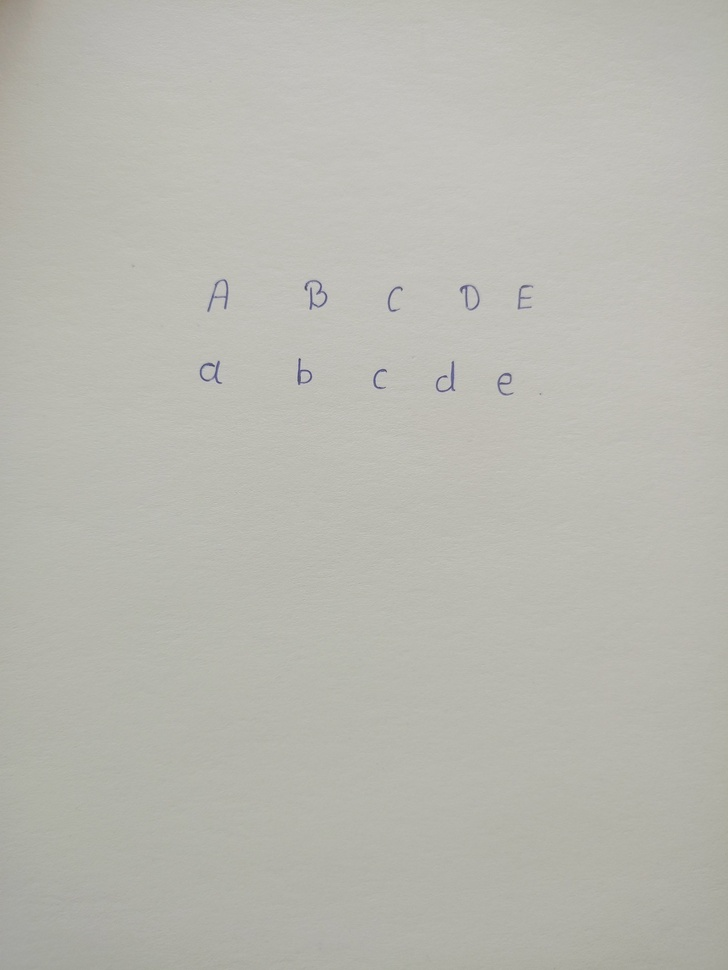
#> input picture test.jpg, 728 x 970 px, shrunk from 1600 x 2133 before the run
$ python preprocess.py
#> lines starting #> are read from the running program, lines starting #| are printed output that depends on the picture
import cv2
import matplotlib.pyplot as plt

def clean_handwriting(image_path):
    # 1. Load the image
    # OpenCV loads images in BGR (Blue, Green, Red) format.
#> called with image_path = 'test.jpg'
    img = cv2.imread(image_path)
#> img is the input picture: shape (970, 728, 3); mean B, G, R 176.9, 184.3, 184.5
    if img is None:
        print("Error: Could not load image. Check the path.")
        return

    # 2. Convert to Grayscale
    # Color data is useless for shape detection. Strip it out to save memory.
    gray = cv2.cvtColor(img, cv2.COLOR_BGR2GRAY)

    # 3. Gaussian Blur
    # Blurs the image slightly to smooth out paper texture and minor camera noise.
    # The (5, 5) is the kernel size (must be odd numbers).
    blurred = cv2.GaussianBlur(gray, (5, 5), 0)

    # 4. Adaptive Thresholding (The Game Changer)
    # Simple thresholding fails with shadows. Adaptive thresholding calculates
    # the threshold dynamically for small regions, isolating the ink perfectly.
    # We use THRESH_BINARY_INV to make the background black and the text white.
    thresh = cv2.adaptiveThreshold(
        blurred, 255,
        cv2.ADAPTIVE_THRESH_GAUSSIAN_C,
        cv2.THRESH_BINARY_INV, 11, 2
    )
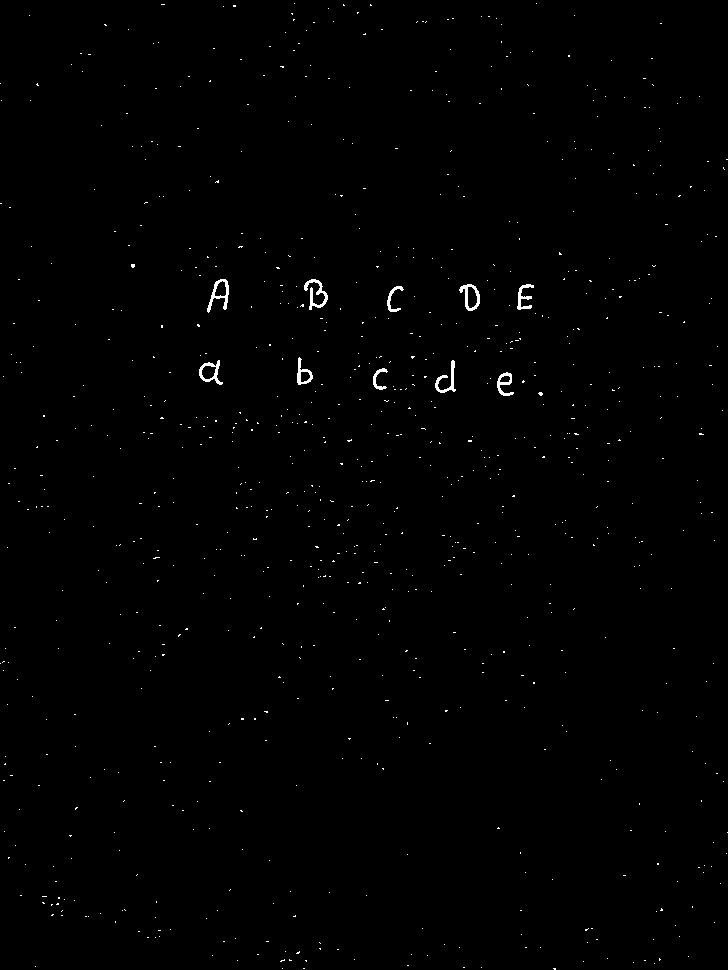
#> thresh: shape (970, 728); 0.5% white in thin lines or dots

    # 5. Visualize the pipeline
    plt.figure(figsize=(15, 5))

    plt.subplot(1, 3, 1)
    plt.imshow(cv2.cvtColor(img, cv2.COLOR_BGR2RGB))
    plt.title('Original')

    plt.subplot(1, 3, 2)
    plt.imshow(gray, cmap='gray')
    plt.title('Grayscale + Blur')

    plt.subplot(1, 3, 3)
    plt.imshow(thresh, cmap='gray')
    plt.title('Binary Threshold (Isolated Text)')

    plt.tight_layout()
    plt.show()
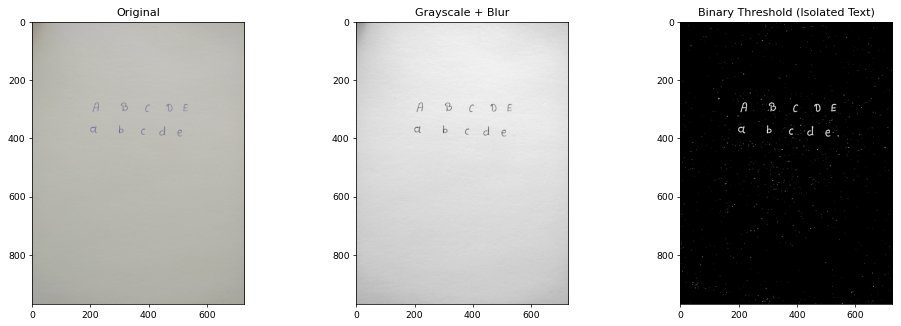
#> figure drawn by matplotlib, 3 panels

# --- Execution ---
# Replace 'test.jpg' with an actual photo of your handwriting on a blank piece of paper.
clean_handwriting('test.jpg')
